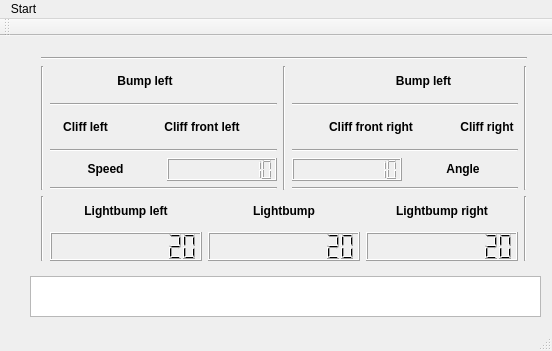
<?xml version="1.0" encoding="UTF-8"?>
<ui version="4.0">
 <class>MainWindow</class>
 <widget class="QMainWindow" name="MainWindow">
  <property name="geometry">
   <rect>
    <x>0</x>
    <y>0</y>
    <width>552</width>
    <height>351</height>
   </rect>
  </property>
  <property name="minimumSize">
   <size>
    <width>552</width>
    <height>351</height>
   </size>
  </property>
  <property name="maximumSize">
   <size>
    <width>552</width>
    <height>351</height>
   </size>
  </property>
  <property name="windowTitle">
   <string>Simlator 💩</string>
  </property>
  <widget class="QWidget" name="centralWidget">
   <widget class="QTextBrowser" name="textBrowser">
    <property name="geometry">
     <rect>
      <x>30</x>
      <y>240</y>
      <width>511</width>
      <height>41</height>
     </rect>
    </property>
   </widget>
   <widget class="QWidget" name="layoutWidget">
    <property name="geometry">
     <rect>
      <x>30</x>
      <y>10</y>
      <width>508</width>
      <height>226</height>
     </rect>
    </property>
    <layout class="QVBoxLayout" name="verticalLayout_6">
     <item>
      <widget class="Line" name="line_4">
       <property name="orientation">
        <enum>Qt::Horizontal</enum>
       </property>
      </widget>
     </item>
     <item>
      <layout class="QHBoxLayout" name="horizontalLayout_13">
       <item>
        <widget class="Line" name="line_3">
         <property name="orientation">
          <enum>Qt::Vertical</enum>
         </property>
        </widget>
       </item>
       <item>
        <layout class="QVBoxLayout" name="verticalLayout_2">
         <item>
          <layout class="QHBoxLayout" name="horizontalLayout_3">
           <item>
            <widget class="QLabel" name="label_bumpr">
             <property name="text">
              <string>&lt;html&gt;&lt;head/&gt;&lt;body&gt;&lt;p align=&quot;center&quot;&gt;&lt;span style=&quot; font-weight:600;&quot;&gt;Bump left&lt;/span&gt;&lt;/p&gt;&lt;/body&gt;&lt;/html&gt;</string>
             </property>
            </widget>
           </item>
           <item>
            <widget class="QLabel" name="led_bumpl">
             <property name="minimumSize">
              <size>
               <width>31</width>
               <height>31</height>
              </size>
             </property>
             <property name="maximumSize">
              <size>
               <width>31</width>
               <height>31</height>
              </size>
             </property>
             <property name="text">
              <string/>
             </property>
             <property name="pixmap">
              <pixmap resource="resource.qrc">:/led/red_led</pixmap>
             </property>
            </widget>
           </item>
          </layout>
         </item>
         <item>
          <widget class="Line" name="line_8">
           <property name="orientation">
            <enum>Qt::Horizontal</enum>
           </property>
          </widget>
         </item>
         <item>
          <layout class="QHBoxLayout" name="horizontalLayout_9">
           <item>
            <layout class="QHBoxLayout" name="horizontalLayout_5">
             <item>
              <widget class="QLabel" name="label_cliffleft">
               <property name="text">
                <string>&lt;html&gt;&lt;head/&gt;&lt;body&gt;&lt;p align=&quot;center&quot;&gt;&lt;span style=&quot; font-weight:600;&quot;&gt;Cliff left&lt;/span&gt;&lt;/p&gt;&lt;/body&gt;&lt;/html&gt;</string>
               </property>
              </widget>
             </item>
             <item>
              <widget class="QLabel" name="led_cliffl">
               <property name="minimumSize">
                <size>
                 <width>31</width>
                 <height>31</height>
                </size>
               </property>
               <property name="maximumSize">
                <size>
                 <width>31</width>
                 <height>31</height>
                </size>
               </property>
               <property name="text">
                <string/>
               </property>
               <property name="pixmap">
                <pixmap resource="resource.qrc">:/led/red_led</pixmap>
               </property>
              </widget>
             </item>
            </layout>
           </item>
           <item>
            <layout class="QHBoxLayout" name="horizontalLayout_8">
             <item>
              <widget class="QLabel" name="label_clifffl">
               <property name="text">
                <string>&lt;html&gt;&lt;head/&gt;&lt;body&gt;&lt;p align=&quot;center&quot;&gt;&lt;span style=&quot; font-weight:600;&quot;&gt;Cliff front left&lt;/span&gt;&lt;/p&gt;&lt;/body&gt;&lt;/html&gt;</string>
               </property>
              </widget>
             </item>
             <item>
              <widget class="QLabel" name="led_clifffl">
               <property name="minimumSize">
                <size>
                 <width>31</width>
                 <height>31</height>
                </size>
               </property>
               <property name="maximumSize">
                <size>
                 <width>31</width>
                 <height>31</height>
                </size>
               </property>
               <property name="text">
                <string/>
               </property>
               <property name="pixmap">
                <pixmap resource="resource.qrc">:/led/red_led</pixmap>
               </property>
              </widget>
             </item>
            </layout>
           </item>
          </layout>
         </item>
         <item>
          <widget class="Line" name="line_7">
           <property name="orientation">
            <enum>Qt::Horizontal</enum>
           </property>
          </widget>
         </item>
         <item>
          <layout class="QHBoxLayout" name="horizontalLayout_11">
           <item>
            <widget class="QLabel" name="label_speed">
             <property name="text">
              <string>&lt;html&gt;&lt;head/&gt;&lt;body&gt;&lt;p align=&quot;center&quot;&gt;&lt;span style=&quot; font-weight:600;&quot;&gt;Speed&lt;/span&gt;&lt;/p&gt;&lt;/body&gt;&lt;/html&gt;</string>
             </property>
            </widget>
           </item>
           <item>
            <widget class="QLCDNumber" name="lcdNumber_speed">
             <property name="digitCount">
              <number>10</number>
             </property>
             <property name="value" stdset="0">
              <double>10.000000000000000</double>
             </property>
            </widget>
           </item>
          </layout>
         </item>
         <item>
          <widget class="Line" name="line_2">
           <property name="orientation">
            <enum>Qt::Horizontal</enum>
           </property>
          </widget>
         </item>
        </layout>
       </item>
       <item>
        <widget class="Line" name="line">
         <property name="orientation">
          <enum>Qt::Vertical</enum>
         </property>
        </widget>
       </item>
       <item>
        <layout class="QVBoxLayout" name="verticalLayout">
         <item>
          <layout class="QHBoxLayout" name="horizontalLayout_4">
           <item>
            <widget class="QLabel" name="led_bumpr">
             <property name="minimumSize">
              <size>
               <width>31</width>
               <height>31</height>
              </size>
             </property>
             <property name="maximumSize">
              <size>
               <width>31</width>
               <height>31</height>
              </size>
             </property>
             <property name="text">
              <string/>
             </property>
             <property name="pixmap">
              <pixmap resource="resource.qrc">:/led/red_led</pixmap>
             </property>
            </widget>
           </item>
           <item>
            <widget class="QLabel" name="label_bumpl">
             <property name="text">
              <string>&lt;html&gt;&lt;head/&gt;&lt;body&gt;&lt;p align=&quot;center&quot;&gt;&lt;span style=&quot; font-weight:600;&quot;&gt;Bump left&lt;/span&gt;&lt;/p&gt;&lt;/body&gt;&lt;/html&gt;</string>
             </property>
            </widget>
           </item>
          </layout>
         </item>
         <item>
          <widget class="Line" name="line_10">
           <property name="orientation">
            <enum>Qt::Horizontal</enum>
           </property>
          </widget>
         </item>
         <item>
          <layout class="QHBoxLayout" name="horizontalLayout_10">
           <item>
            <layout class="QHBoxLayout" name="horizontalLayout_7">
             <item>
              <widget class="QLabel" name="led_clifffr">
               <property name="minimumSize">
                <size>
                 <width>31</width>
                 <height>31</height>
                </size>
               </property>
               <property name="maximumSize">
                <size>
                 <width>31</width>
                 <height>31</height>
                </size>
               </property>
               <property name="text">
                <string/>
               </property>
               <property name="pixmap">
                <pixmap resource="resource.qrc">:/led/red_led</pixmap>
               </property>
              </widget>
             </item>
             <item>
              <widget class="QLabel" name="label_clifffr">
               <property name="text">
                <string>&lt;html&gt;&lt;head/&gt;&lt;body&gt;&lt;p align=&quot;center&quot;&gt;&lt;span style=&quot; font-weight:600;&quot;&gt;Cliff front right&lt;/span&gt;&lt;/p&gt;&lt;/body&gt;&lt;/html&gt;</string>
               </property>
              </widget>
             </item>
            </layout>
           </item>
           <item>
            <layout class="QHBoxLayout" name="horizontalLayout_6">
             <item>
              <widget class="QLabel" name="led_cliffr">
               <property name="minimumSize">
                <size>
                 <width>31</width>
                 <height>31</height>
                </size>
               </property>
               <property name="maximumSize">
                <size>
                 <width>31</width>
                 <height>31</height>
                </size>
               </property>
               <property name="text">
                <string/>
               </property>
               <property name="pixmap">
                <pixmap resource="resource.qrc">:/led/red_led</pixmap>
               </property>
              </widget>
             </item>
             <item>
              <widget class="QLabel" name="label_cliffright">
               <property name="text">
                <string>&lt;html&gt;&lt;head/&gt;&lt;body&gt;&lt;p align=&quot;center&quot;&gt;&lt;span style=&quot; font-weight:600;&quot;&gt;Cliff right&lt;/span&gt;&lt;/p&gt;&lt;/body&gt;&lt;/html&gt;</string>
               </property>
              </widget>
             </item>
            </layout>
           </item>
          </layout>
         </item>
         <item>
          <widget class="Line" name="line_9">
           <property name="orientation">
            <enum>Qt::Horizontal</enum>
           </property>
          </widget>
         </item>
         <item>
          <layout class="QHBoxLayout" name="horizontalLayout_12">
           <item>
            <widget class="QLCDNumber" name="lcdNumber_angle">
             <property name="digitCount">
              <number>10</number>
             </property>
             <property name="value" stdset="0">
              <double>10.000000000000000</double>
             </property>
            </widget>
           </item>
           <item>
            <widget class="QLabel" name="label_angle">
             <property name="text">
              <string>&lt;html&gt;&lt;head/&gt;&lt;body&gt;&lt;p align=&quot;center&quot;&gt;&lt;span style=&quot; font-weight:600;&quot;&gt;Angle&lt;/span&gt;&lt;/p&gt;&lt;/body&gt;&lt;/html&gt;</string>
             </property>
            </widget>
           </item>
          </layout>
         </item>
         <item>
          <widget class="Line" name="line_6">
           <property name="orientation">
            <enum>Qt::Horizontal</enum>
           </property>
          </widget>
         </item>
        </layout>
       </item>
       <item>
        <widget class="Line" name="line_5">
         <property name="orientation">
          <enum>Qt::Vertical</enum>
         </property>
        </widget>
       </item>
      </layout>
     </item>
     <item>
      <layout class="QHBoxLayout" name="horizontalLayout_14">
       <item>
        <widget class="Line" name="line_11">
         <property name="orientation">
          <enum>Qt::Vertical</enum>
         </property>
        </widget>
       </item>
       <item>
        <layout class="QVBoxLayout" name="verticalLayout_3">
         <item>
          <widget class="QLabel" name="label_lightbumpl">
           <property name="text">
            <string>&lt;html&gt;&lt;head/&gt;&lt;body&gt;&lt;p align=&quot;center&quot;&gt;&lt;span style=&quot; font-weight:600;&quot;&gt;Lightbump left&lt;/span&gt;&lt;/p&gt;&lt;/body&gt;&lt;/html&gt;</string>
           </property>
          </widget>
         </item>
         <item>
          <widget class="QLCDNumber" name="lcdNumber_lightbumpl">
           <property name="digitCount">
            <number>10</number>
           </property>
           <property name="value" stdset="0">
            <double>20.000000000000000</double>
           </property>
          </widget>
         </item>
        </layout>
       </item>
       <item>
        <layout class="QVBoxLayout" name="verticalLayout_4">
         <item>
          <widget class="QLabel" name="label_lightbump">
           <property name="text">
            <string>&lt;html&gt;&lt;head/&gt;&lt;body&gt;&lt;p align=&quot;center&quot;&gt;&lt;span style=&quot; font-weight:600;&quot;&gt;Lightbump&lt;/span&gt;&lt;/p&gt;&lt;/body&gt;&lt;/html&gt;</string>
           </property>
          </widget>
         </item>
         <item>
          <widget class="QLCDNumber" name="lcdNumber_lightbump">
           <property name="digitCount">
            <number>10</number>
           </property>
           <property name="value" stdset="0">
            <double>20.000000000000000</double>
           </property>
          </widget>
         </item>
        </layout>
       </item>
       <item>
        <layout class="QVBoxLayout" name="verticalLayout_5">
         <item>
          <widget class="QLabel" name="label_lightbumpr">
           <property name="text">
            <string>&lt;html&gt;&lt;head/&gt;&lt;body&gt;&lt;p align=&quot;center&quot;&gt;&lt;span style=&quot; font-weight:600;&quot;&gt;Lightbump right&lt;/span&gt;&lt;/p&gt;&lt;/body&gt;&lt;/html&gt;</string>
           </property>
          </widget>
         </item>
         <item>
          <widget class="QLCDNumber" name="lcdNumber_lightbumpr">
           <property name="digitCount">
            <number>10</number>
           </property>
           <property name="value" stdset="0">
            <double>20.000000000000000</double>
           </property>
          </widget>
         </item>
        </layout>
       </item>
       <item>
        <widget class="Line" name="line_12">
         <property name="orientation">
          <enum>Qt::Vertical</enum>
         </property>
        </widget>
       </item>
      </layout>
     </item>
    </layout>
   </widget>
  </widget>
  <widget class="QMenuBar" name="menuBar">
   <property name="geometry">
    <rect>
     <x>0</x>
     <y>0</y>
     <width>552</width>
     <height>27</height>
    </rect>
   </property>
   <widget class="QMenu" name="menuExit">
    <property name="title">
     <string>Start</string>
    </property>
    <addaction name="actionExit"/>
   </widget>
   <addaction name="menuExit"/>
  </widget>
  <widget class="QToolBar" name="mainToolBar">
   <attribute name="toolBarArea">
    <enum>TopToolBarArea</enum>
   </attribute>
   <attribute name="toolBarBreak">
    <bool>false</bool>
   </attribute>
  </widget>
  <widget class="QStatusBar" name="statusBar"/>
  <action name="actionExit">
   <property name="text">
    <string>Exit</string>
   </property>
  </action>
 </widget>
 <layoutdefault spacing="6" margin="11"/>
 <resources>
  <include location="resource.qrc"/>
 </resources>
 <connections/>
</ui>
